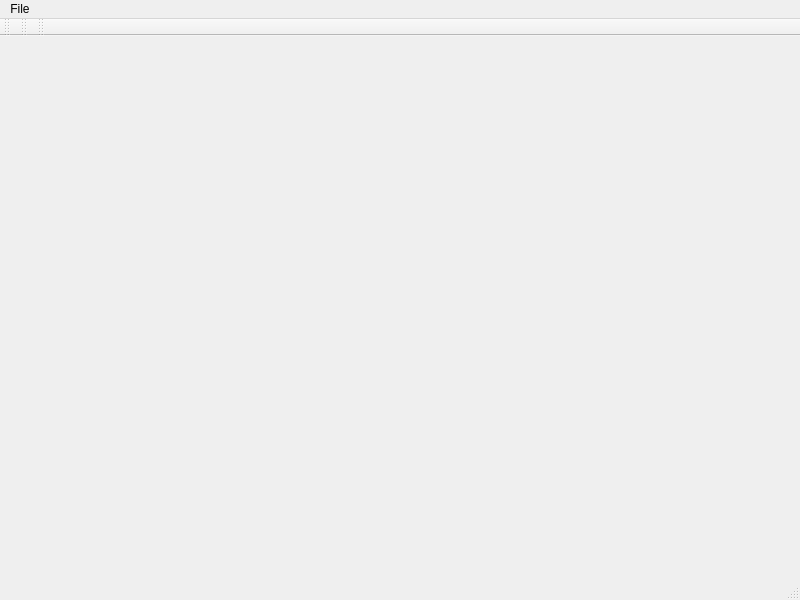
<?xml version="1.0" encoding="UTF-8"?>
<ui version="4.0">
 <class>MainWindow</class>
 <widget class="QMainWindow" name="MainWindow">
  <property name="geometry">
   <rect>
    <x>0</x>
    <y>0</y>
    <width>800</width>
    <height>600</height>
   </rect>
  </property>
  <property name="windowTitle">
   <string>MainWindow</string>
  </property>
  <widget class="QWidget" name="centralwidget"/>
  <widget class="QMenuBar" name="menubar">
   <property name="geometry">
    <rect>
     <x>0</x>
     <y>0</y>
     <width>800</width>
     <height>23</height>
    </rect>
   </property>
   <widget class="QMenu" name="menuFile">
    <property name="title">
     <string>File</string>
    </property>
    <addaction name="separator"/>
    <addaction name="actionNew"/>
    <addaction name="separator"/>
    <addaction name="actionOpen"/>
    <addaction name="separator"/>
    <addaction name="actionClose"/>
   </widget>
   <addaction name="menuFile"/>
  </widget>
  <widget class="QStatusBar" name="statusbar"/>
  <widget class="QToolBar" name="toolBar">
   <property name="windowTitle">
    <string>toolBar</string>
   </property>
   <attribute name="toolBarArea">
    <enum>TopToolBarArea</enum>
   </attribute>
   <attribute name="toolBarBreak">
    <bool>false</bool>
   </attribute>
  </widget>
  <widget class="QToolBar" name="toolBar_2">
   <property name="windowTitle">
    <string>toolBar_2</string>
   </property>
   <attribute name="toolBarArea">
    <enum>TopToolBarArea</enum>
   </attribute>
   <attribute name="toolBarBreak">
    <bool>false</bool>
   </attribute>
  </widget>
  <widget class="QToolBar" name="toolBar_3">
   <property name="windowTitle">
    <string>toolBar_3</string>
   </property>
   <attribute name="toolBarArea">
    <enum>TopToolBarArea</enum>
   </attribute>
   <attribute name="toolBarBreak">
    <bool>false</bool>
   </attribute>
  </widget>
  <action name="actionNew">
   <property name="text">
    <string>New</string>
   </property>
  </action>
  <action name="actionOpen">
   <property name="text">
    <string>Open</string>
   </property>
  </action>
  <action name="actionClose">
   <property name="text">
    <string>Close</string>
   </property>
  </action>
 </widget>
 <resources/>
 <connections/>
</ui>
